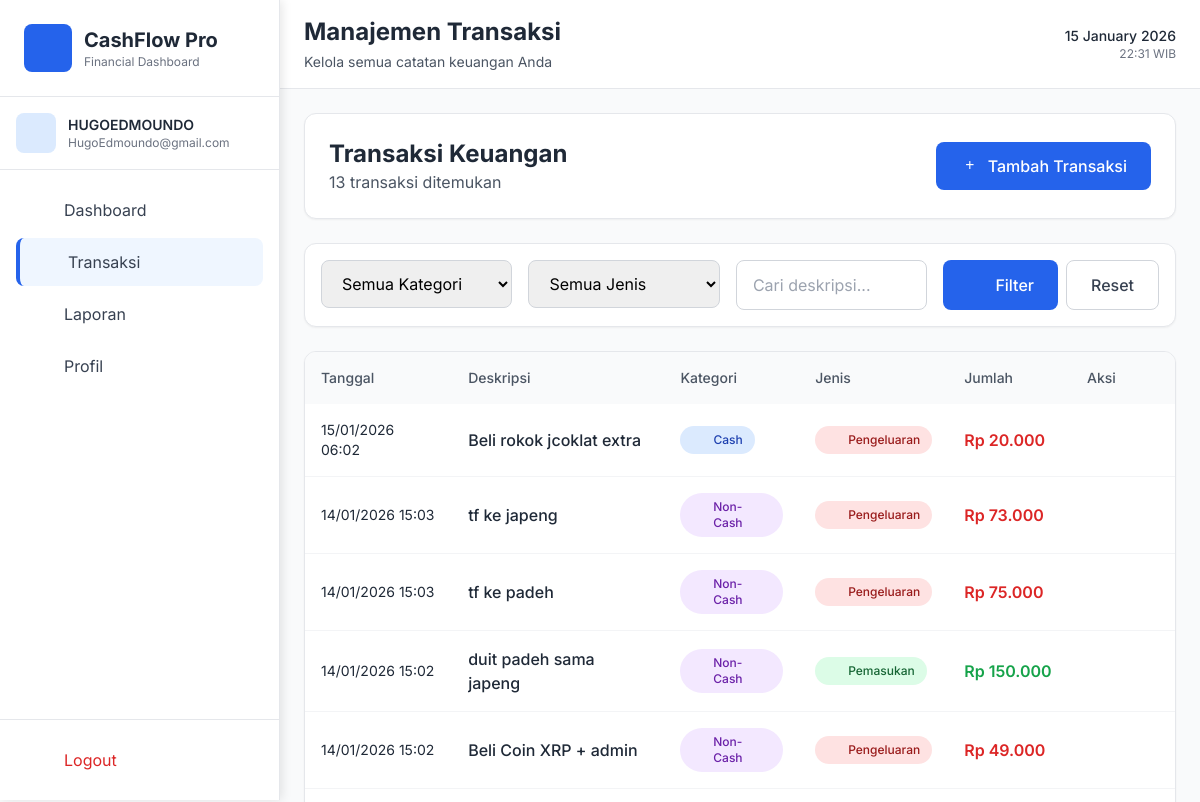
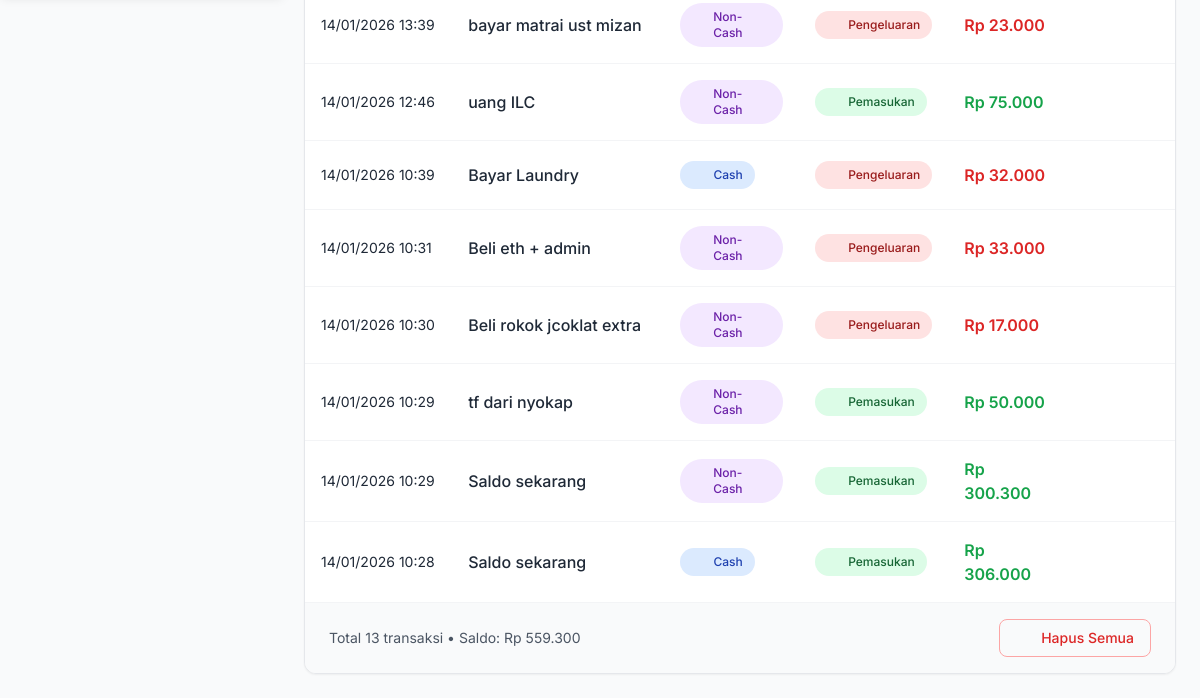
The app's page /transactions (signed in), older data (2 pictures, top to bottom).
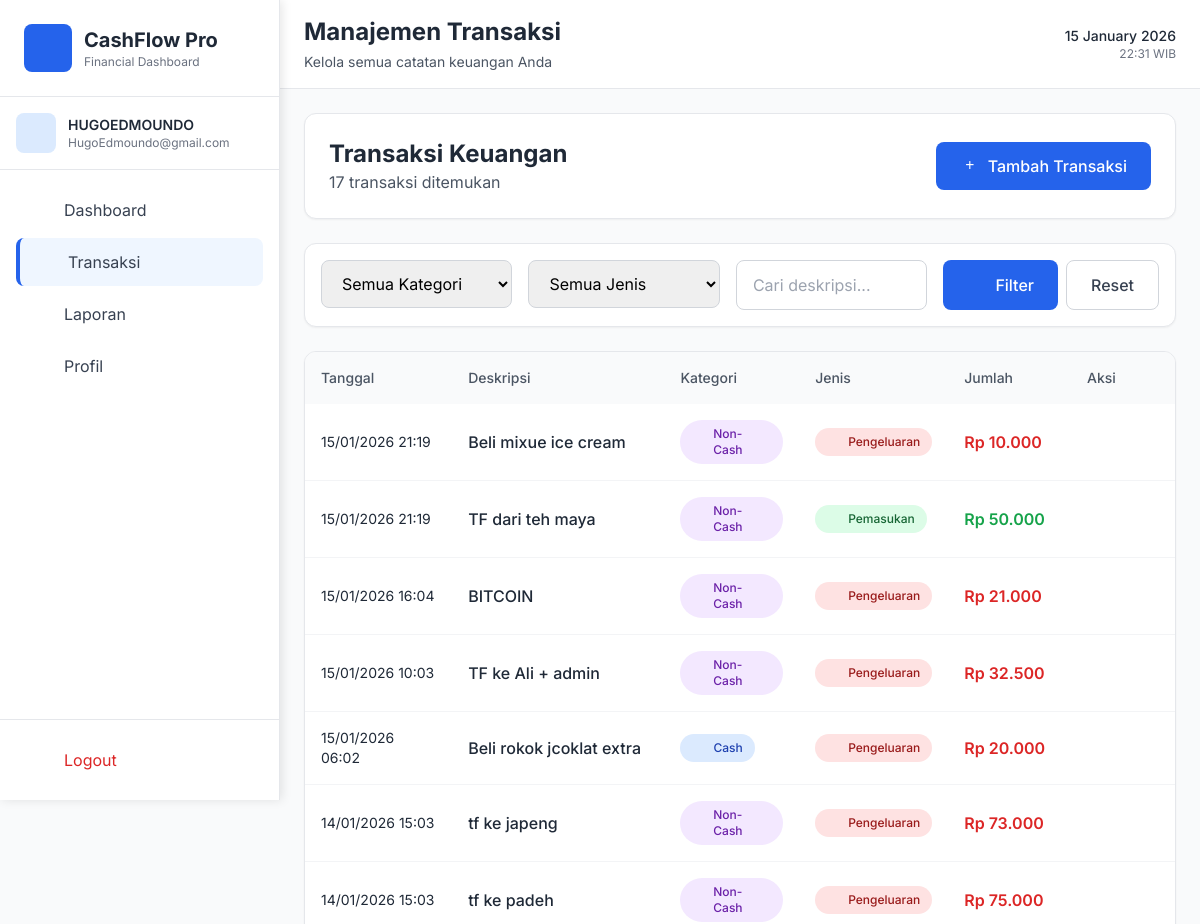
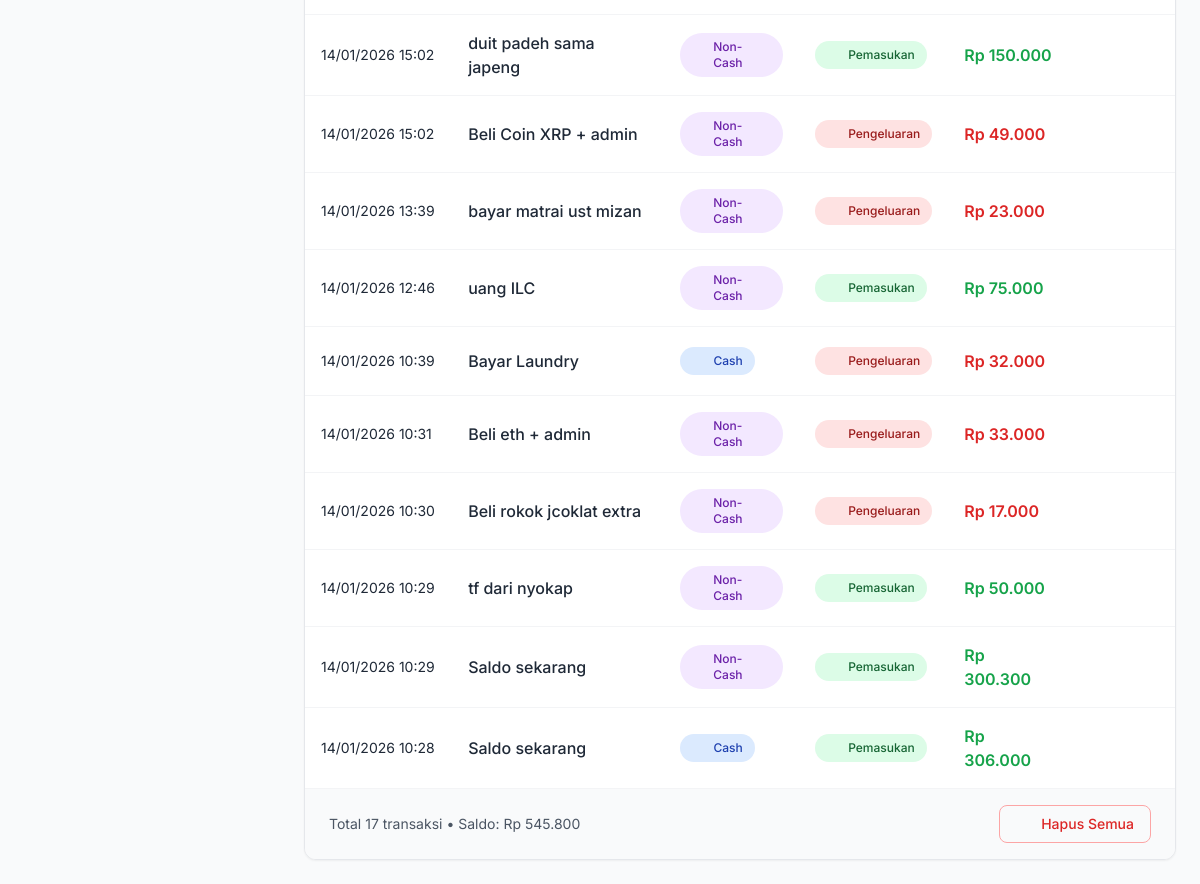
The same page, newer data (2 pictures, top to bottom).
### tables this page shows
CREATE TABLE users (
        id INTEGER PRIMARY KEY AUTOINCREMENT,
        username TEXT UNIQUE NOT NULL,
        email TEXT,
        password TEXT NOT NULL,
        full_name TEXT,
        created_at TIMESTAMP DEFAULT CURRENT_TIMESTAMP
    );

CREATE TABLE transactions (
        id INTEGER PRIMARY KEY AUTOINCREMENT,
        user_id INTEGER NOT NULL,
        description TEXT NOT NULL,
        category TEXT NOT NULL,
        transaction_type TEXT NOT NULL,
        amount REAL NOT NULL,
        transaction_date TIMESTAMP DEFAULT CURRENT_TIMESTAMP,
        FOREIGN KEY (user_id) REFERENCES users (id)
    );

### app.py (the view)
@app.route('/transactions')
@login_required
def transactions():
    conn = get_db_connection()
    c = conn.cursor()
    category = request.args.get('category', 'all')
    trans_type = request.args.get('type', 'all')
    search = request.args.get('search', '')
    query = "SELECT * FROM transactions WHERE user_id = ?"
    params = [current_user.id]
    if category != 'all':
        query += " AND category = ?"
        params.append(category)
    if trans_type != 'all':
        query += " AND transaction_type = ?"
        params.append(trans_type)
    if search:
        query += " AND description LIKE ?"
        params.append(f'%{search}%')
    query += " ORDER BY transaction_date DESC"
    c.execute(query, params)
    records = []
    for row in c.fetchall():
        trans_date = datetime.fromisoformat(row['transaction_date'].replace('Z', '+00:00'))
        jakarta_time = trans_date.astimezone(TZ)
        records.append({
            'id': row['id'],
            'description': row['description'],
            'category': row['category'],
            'transaction_type': row['transaction_type'],
            'amount': row['amount'],
            'display_date': jakarta_time.strftime('%d/%m/%Y %H:%M')
        })
    totals = get_user_totals(current_user.id)
    conn.close()
    current_datetime = datetime.now(TZ)
    return render_template('transactions.html',
                         records=records,
                         totals=totals,
                         filters={'category': category, 'type': trans_type, 'search': search},
                         format_rupiah=format_rupiah,
                         current_date=current_datetime.strftime('%d %B %Y'),
                         current_time=current_datetime.strftime('%H:%M'))

### app.py (called while the page is built)
@login_manager.user_loader
def load_user(user_id):
    conn = sqlite3.connect('cashflow.db')
    c = conn.cursor()
    c.execute('SELECT id, username, email, full_name FROM users WHERE id = ?', (user_id,))
    user = c.fetchone()
    conn.close()
    if user:
        return User(user[0], user[1], user[2], user[3])
    return None

def format_rupiah(amount):
    try:
        amount = float(amount)
        return f"Rp {amount:,.0f}".replace(",", ".")
    except:
        return "Rp 0"

def get_db_connection():
    conn = sqlite3.connect('cashflow.db')
    conn.row_factory = sqlite3.Row
    return conn

### templates/transactions.html (shortened to what this page needs)
{% extends 'base.html' %}
{% block page_title %}Manajemen Transaksi{% endblock %}
{% block page_subtitle %}Kelola semua catatan keuangan Anda{% endblock %}
{% block content %}
<div class="space-y-6">
    <div class="bg-white rounded-xl shadow-sm border border-gray-200 p-6">
        <div class="flex flex-col md:flex-row justify-between items-start md:items-center gap-4">
            <div>
                <h1 class="text-2xl font-bold text-gray-800">Transaksi Keuangan</h1>
                <p class="text-gray-600">{{ totals.total_transactions }} transaksi ditemukan</p>
            </div>
            <div class="flex gap-3">
                <button onclick="showAddForm()" class="bg-blue-600 hover:bg-blue-700 text-white px-6 py-3 rounded-lg font-medium transition-colors duration-200 inline-flex items-center">
                    <i class="fas fa-plus mr-2"></i> Tambah Transaksi
                </button>
            </div>
        </div>
    </div>
    <div class="bg-white rounded-xl shadow-sm border border-gray-200 p-4">
        <form method="GET" action="{{ url_for('transactions') }}" class="flex flex-col md:flex-row gap-4">
            <div class="flex-1 grid grid-cols-1 md:grid-cols-3 gap-4">
                <div>
                    <select name="category" class="w-full border border-gray-300 rounded-lg px-4 py-3 focus:ring-2 focus:ring-blue-500 focus:border-blue-500 outline-none transition-colors duration-200">
                        <option value="all" {% if filters.category == 'all' %}selected{% endif %}>Semua Kategori</option>
                    </select>
                </div>
                <div>
                    <select name="type" class="w-full border border-gray-300 rounded-lg px-4 py-3 focus:ring-2 focus:ring-blue-500 focus:border-blue-500 outline-none transition-colors duration-200">
                        <option value="all" {% if filters.type == 'all' %}selected{% endif %}>Semua Jenis</option>
                    </select>
                </div>
                <div>
                    <input type="text" name="search" value="{{ filters.search }}"
                           placeholder="Cari deskripsi..."
                           class="w-full border border-gray-300 rounded-lg px-4 py-3 focus:ring-2 focus:ring-blue-500 focus:border-blue-500 outline-none transition-colors duration-200">
                </div>
            </div>
            <div class="flex gap-2">
                <button type="submit" class="px-6 py-3 bg-blue-600 text-white rounded-lg hover:bg-blue-700 transition-colors duration-200 font-medium inline-flex items-center">
                    <i class="fas fa-search mr-2"></i> Filter
                </button>
                <a href="{{ url_for('transactions') }}" class="px-6 py-3 border border-gray-300 text-gray-700 rounded-lg hover:bg-gray-50 transition-colors duration-200 font-medium">
                    Reset
                </a>
            </div>
        </form>
    </div>
    {% if records and records|length > 0 %}
    <div class="bg-white rounded-xl shadow-sm border border-gray-200 overflow-hidden">
        <div class="overflow-x-auto">
            <table class="w-full">
                <thead class="bg-gray-50">
                    <tr>
                        <th class="text-left p-4 text-sm font-medium text-gray-600">Tanggal</th>
                        <th class="text-left p-4 text-sm font-medium text-gray-600">Deskripsi</th>
                        <th class="text-left p-4 text-sm font-medium text-gray-600">Kategori</th>
                        <th class="text-left p-4 text-sm font-medium text-gray-600">Jenis</th>
                        <th class="text-left p-4 text-sm font-medium text-gray-600">Jumlah</th>
                        <th class="text-left p-4 text-sm font-medium text-gray-600">Aksi</th>
                    </tr>
                </thead>
                <tbody class="divide-y divide-gray-100">
                    {% for r in records %}
                    <tr class="hover:bg-gray-50 transition-colors duration-150">
                        <td class="p-4">
                            <div class="text-sm text-gray-800">{{ r.display_date }}</div>
                        </td>
                        <td class="p-4">
                            <div class="font-medium text-gray-800">{{ r.description }}</div>
                        </td>
                        <td class="p-4">
                            <span class="inline-flex items-center px-3 py-1.5 rounded-full text-xs font-medium
                                {% if r.category == 'cash' %}bg-blue-100 text-blue-800{% else %}bg-purple-100 text-purple-800{% endif %}">
                                <i class="fas {% if r.category == 'cash' %}fa-money-bill-wave{% else %}fa-credit-card{% endif %} mr-1.5"></i>
                                {{ 'Cash' if r.category == 'cash' else 'Non-Cash' }}
                            </span>
                        </td>
                        <td class="p-4">
                            <span class="inline-flex items-center px-3 py-1.5 rounded-full text-xs font-medium
                                {% if r.transaction_type == 'income' %}bg-green-100 text-green-800{% else %}bg-red-100 text-red-800{% endif %}">
                                <i class="fas {% if r.transaction_type == 'income' %}fa-arrow-down{% else %}fa-arrow-up{% endif %} mr-1.5"></i>
                                {{ 'Pemasukan' if r.transaction_type == 'income' else 'Pengeluaran' }}
                            </span>
                        </td>
                        <td class="p-4">
                            <div class="font-semibold {% if r.transaction_type == 'income' %}text-green-600{% else %}text-red-600{% endif %}">
                                {{ format_rupiah(r.amount) }}
                            </div>
                        </td>
                        <td class="p-4">
                            <div class="flex gap-2">
                                <a href="{{ url_for('edit_transaction', id=r.id) }}" class="text-blue-600 hover:text-blue-800 p-1.5 hover:bg-blue-50 rounded transition-colors duration-200">
                                    <i class="fas fa-edit"></i>
                                </a>
                                <a href="{{ url_for('delete_transaction', id=r.id) }}" onclick="return confirm('Hapus transaksi ini?')"
                                   class="text-red-600 hover:text-red-800 p-1.5 hover:bg-red-50 rounded transition-colors duration-200">
                                    <i class="fas fa-trash"></i>
                                </a>
                            </div>
                        </td>
                    </tr>
                    {% endfor %}
                </tbody>
            </table>
        </div>
        <div class="px-6 py-4 border-t border-gray-100 bg-gray-50">
            <div class="flex flex-col md:flex-row justify-between items-center gap-4">
                <p class="text-sm text-gray-600">
                    Total {{ records|length }} transaksi • Saldo: {{ format_rupiah(totals.total_balance) }}
                </p>
                <div class="flex gap-3">
                    {% if records|length > 0 %}
                    <a href="{{ url_for('clear_all_transactions') }}" onclick="return confirm('Hapus semua transaksi? Tindakan ini tidak dapat dibatalkan.')"
                       class="px-4 py-2 border border-red-300 text-red-600 rounded-lg hover:bg-red-50 transition-colors duration-200 inline-flex items-center text-sm font-medium">
                        <i class="fas fa-trash mr-2"></i> Hapus Semua
                    </a>
                    {% endif %}
                </div>
            </div>
        </div>
    </div>
    {% endif %}
</div>
{% endblock %}

### templates/base.html (shortened to what this page needs)
<!DOCTYPE html>
<html lang="id">
<head>
    <link rel="stylesheet" href="{{ url_for('static', filename='css/tailwind.css') }}">
    <link rel="stylesheet" href="{{ url_for('static', filename='css/fontawesome.min.css') }}">
</head>
<body class="bg-gray-50">
    {% if current_user.is_authenticated %}
    <aside id="sidebar" class="sidebar bg-white border-r border-gray-200">
        <div class="p-6 border-b border-gray-200">
            <div class="flex items-center space-x-3">
                <div class="w-12 h-12 bg-blue-600 rounded-lg flex items-center justify-center">
                    <i class="fas fa-chart-line text-white text-xl"></i>
                </div>
                <div>
                    <h1 class="text-xl font-bold text-gray-800">CashFlow Pro</h1>
                    <p class="text-xs text-gray-500">Financial Dashboard</p>
                </div>
            </div>
        </div>
        <div class="p-4 border-b border-gray-200">
            <div class="flex items-center space-x-3">
                <div class="w-10 h-10 bg-blue-100 rounded-lg flex items-center justify-center">
                    <i class="fas fa-user text-blue-600"></i>
                </div>
                <div>
                    <p class="text-sm font-semibold text-gray-800">{{ current_user.full_name or current_user.username }}</p>
                    <p class="text-xs text-gray-500">{{ current_user.email or 'No email' }}</p>
                </div>
            </div>
        </div>
        <nav class="p-4">
            <div class="space-y-1">
                <a href="{{ url_for('dashboard') }}"
                   class="flex items-center space-x-3 px-4 py-3 rounded-lg text-gray-700 hover:bg-blue-50 hover:text-blue-600 transition-colors duration-200 ">
                    <i class="fas fa-home w-5"></i>
                    <span>Dashboard</span>
                </a>
                <a href="{{ url_for('transactions') }}"
                   class="flex items-center space-x-3 px-4 py-3 rounded-lg text-gray-700 hover:bg-blue-50 hover:text-blue-600 transition-colors duration-200 {% if request.endpoint == 'transactions' %}bg-blue-50 text-blue-600 border-l-4 border-blue-600{% endif %}">
                    <i class="fas fa-exchange-alt w-5"></i>
                    <span>Transaksi</span>
                </a>
                <a href="{{ url_for('reports') }}"
                   class="flex items-center space-x-3 px-4 py-3 rounded-lg text-gray-700 hover:bg-blue-50 hover:text-blue-600 transition-colors duration-200 ">
                    <i class="fas fa-chart-pie w-5"></i>
                    <span>Laporan</span>
                </a>
                <a href="{{ url_for('profile') }}"
                   class="flex items-center space-x-3 px-4 py-3 rounded-lg text-gray-700 hover:bg-blue-50 hover:text-blue-600 transition-colors duration-200 ">
                    <i class="fas fa-user w-5"></i>
                    <span>Profil</span>
                </a>
            </div>
        </nav>
        <div class="absolute bottom-0 left-0 right-0 p-4 border-t border-gray-200">
            <a href="{{ url_for('logout') }}"
               class="flex items-center space-x-3 px-4 py-3 rounded-lg text-red-600 hover:bg-red-50 transition-colors duration-200">
                <i class="fas fa-sign-out-alt w-5"></i>
                <span>Logout</span>
            </a>
        </div>
    </aside>
    {% endif %}
    <main class="main-content min-h-screen">
        {% if current_user.is_authenticated %}
        <header class="bg-white border-b border-gray-200">
            <div class="px-4 py-4 md:px-6">
                <div class="flex flex-col md:flex-row md:justify-between md:items-center">
                    <div>
                        <h2 class="text-xl md:text-2xl font-bold text-gray-800">{% block page_title %}{% endblock %}</h2>
                        <p class="text-sm text-gray-600 mt-1">{% block page_subtitle %}{% endblock %}</p>
                    </div>
                    <div class="hidden md:flex items-center space-x-4 mt-2 md:mt-0">
                        <div class="text-right">
                            <p class="text-sm font-medium text-gray-800">{{ current_date }}</p>
                            <p class="text-xs text-gray-500">{{ current_time }} WIB</p>
                        </div>
                    </div>
                </div>
            </div>
        </header>
        {% endif %}
        <div class="p-4 md:p-6">
            {% block content %}{% endblock %}
        </div>
    </main>
</body>
</html>

### templates/base.html (style rules this page uses)
* { font-family: 'Inter', sans-serif; }
.sidebar { width: 280px; height: 100vh; position: fixed; left: 0; top: 0; z-index: 50; transform: translateX(-100%); transition: transform 0.3s ease; background: white; box-shadow: 2px 0 10px rgba(0, 0, 0, 0.1); }
.main-content { margin-left: 0; transition: margin-left 0.3s ease; min-height: 100vh; }
@media (min-width: 1024px) { .sidebar { transform: translateX(0); } }
@media (min-width: 1024px) { .main-content { margin-left: 280px; } }

Row changes from the older to the newer data that the page shows:
added transactions: display_date "15/01/2026 21:19", description "Beli mixue ice cream", category "Non-Cash", transaction_type "Pengeluaran", amount "Rp 10.000"
added transactions: display_date "15/01/2026 21:19", description "TF dari teh maya", category "Non-Cash", transaction_type "Pemasukan", amount "Rp 50.000"
added transactions: display_date "15/01/2026 16:04", description "BITCOIN", category "Non-Cash", transaction_type "Pengeluaran", amount "Rp 21.000"
added transactions: display_date "15/01/2026 10:03", description "TF ke Ali + admin", category "Non-Cash", transaction_type "Pengeluaran", amount "Rp 32.500"
Text that changed along with them:
{{ totals.total_transactions }}: "13" → "17"
{{ records|length }}: "13" → "17"
text no longer shown: "Rp 559.300"
text now shown: "Rp 545.800"
